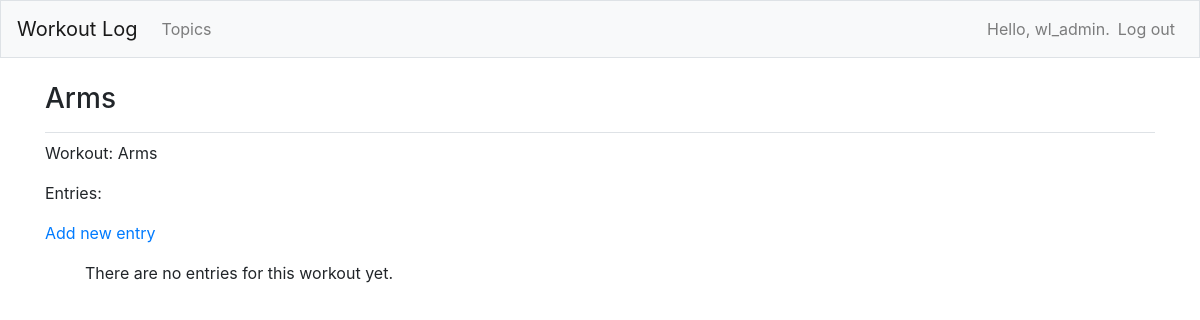
The app's page /workouts/3/ (signed in), older data.
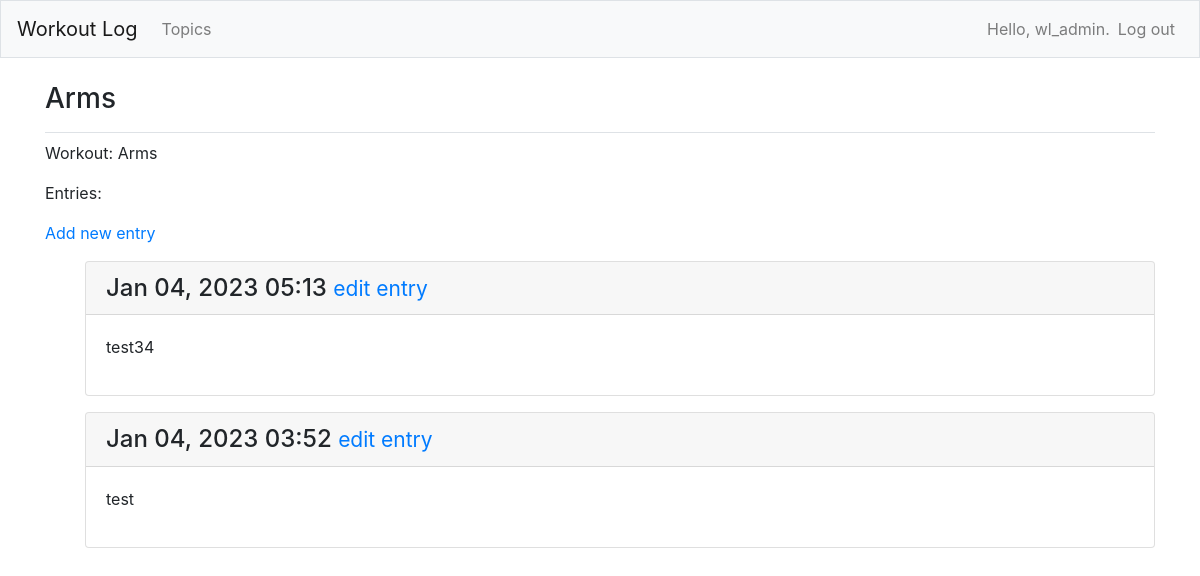
The same page, newer data.
### workout_logs/models.py (models this page shows, shortened)
class Entry(models.Model):
    workout = models.ForeignKey(Workout, on_delete=models.CASCADE)
    text = models.TextField()#null=True)
    date_added = models.DateTimeField(auto_now_add=True)
    class Meta:
        verbose_name_plural = 'entries'

### workout_logs/views.py (the view)
# urls.py: path('workouts/<int:workout_id>/', views.workout, name = "workout"),
@login_required
def workout(request, workout_id):
    workout = Workout.objects.get(id=workout_id)#, null=True)
    if workout.owner != request.user:
        raise Http404
    entries = workout.entry_set.order_by('-date_added')
    context = {'workout': workout, 'entries': entries}
    return render(request, 'workout_logs/workout.html', context)

### workout_logs/models.py (called while the page is built)
    def __str__(self):
        return self.text

### workout_logs/templates/workout_logs/workout.html
{% extends 'workout_logs/base.html' %}
{% block page_header %}
  <h3>{{ workout }}</h3>
{% endblock page_header %}
{% block content %}
  <p>Workout: {{ workout}}</p>
  <p>Entries:</p>
  <p>
    <a href="{% url 'workout_logs:new_entry' workout.id %}">Add new entry</a>
  </p>
  <ul>
  {% for entry in entries %}
  <div class="card mb-3">
    <h4 class="card-header">
      {{ entry.date_added|date:'M d, Y H:i' }}
      <small><a href="{% url 'workout_logs:edit_entry' entry.id %}">
          edit entry</a></small>
    </h4>
    <div class="card-body">
      {{ entry.text|linebreaks }}
    </div>
  </div>
  {% empty %}
     <p> There are no entries for this workout yet.</p>
  {% endfor %}
  </ul>
{% endblock content %}

Row changes from the older to the newer data that the page shows:
added Entry: date_added "Jan 04, 2023 05:13", text "test34"
added Entry: date_added "Jan 04, 2023 03:52", text "test"
Text that changed along with them:
text no longer shown: "There are no entries for this workout yet."
